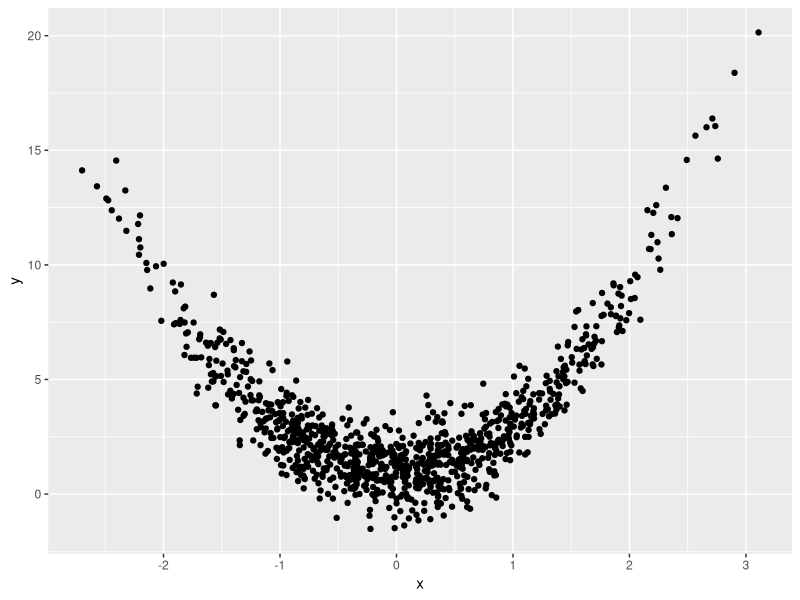
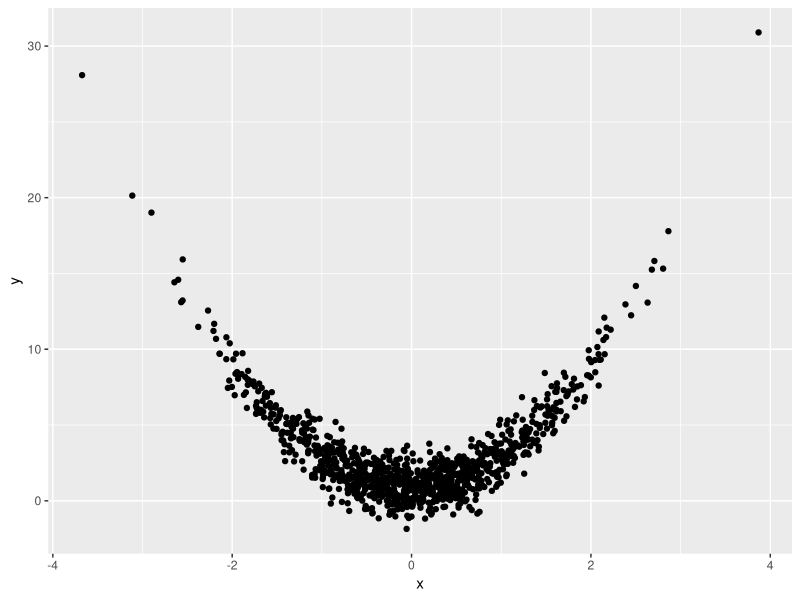
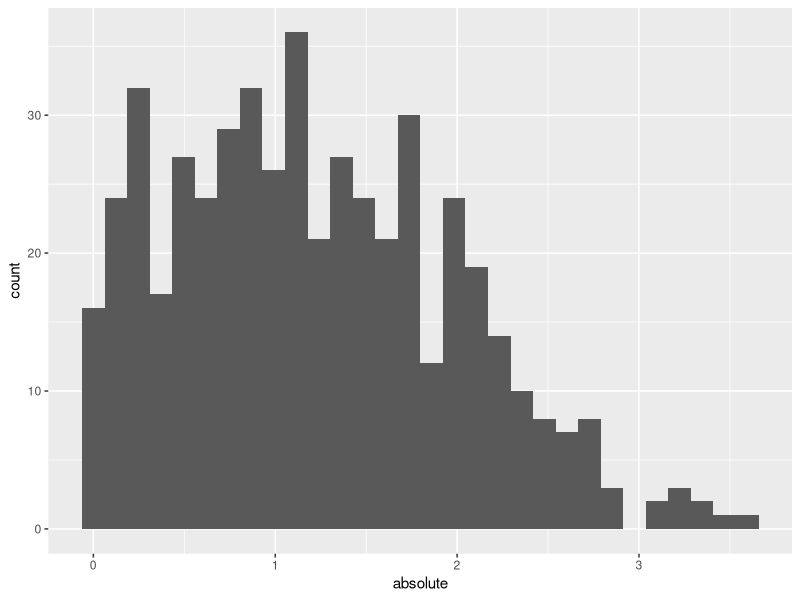

These figures' R source, in order:
## ---- chunk 1
library(tidyverse)
## ---- chunk 2
samp = rnorm(100)
length(samp)
## ---- chunk 3
plot_df = 
  tibble(
    x = rnorm(n=1000),
    y = 1 + 2 * x^2 + rnorm(n=1000) 
  )

ggplot(plot_df, aes(x=x, y=y)) + geom_point()
## ---- chunk 4
plot_df = 
  tibble(
    x = rnorm(n=1000),
    y = 1 + 2 * x^2 + rnorm(n=1000) 
  )
ggplot(plot_df, aes(x=x, y=y)) + geom_point()
## ---- chunk 5
df = 
  tibble(
    var_numeric = rnorm(n=500, mean=1),
    logical = var_numeric > 0,
    absolute = abs(var_numeric),
    )
ggplot(df, aes(x=absolute)) + geom_histogram()
